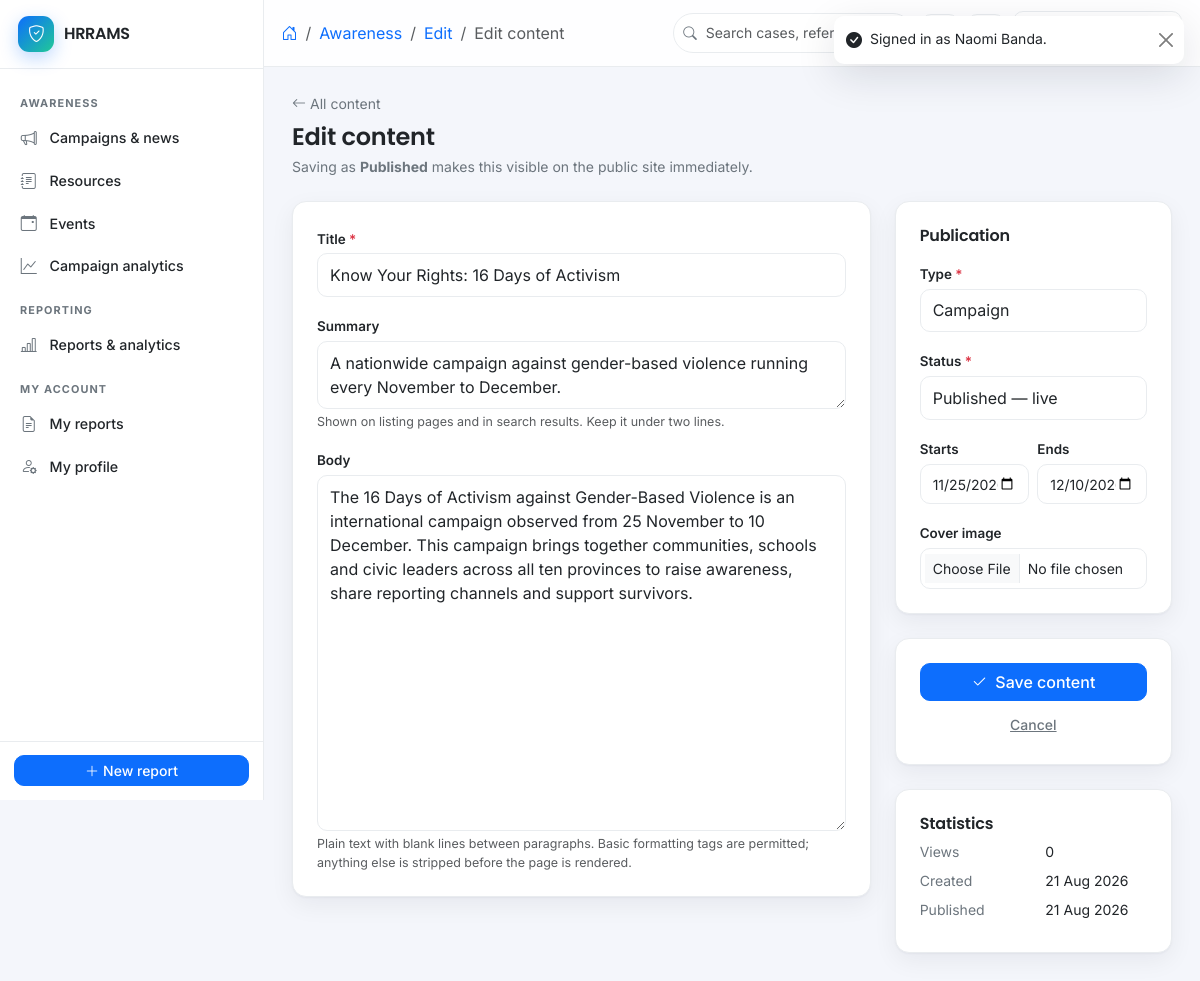
Page /awareness/edit/1 (signed in) on the committed database.
### tables this page shows
CREATE TABLE settings (
  id            INT UNSIGNED AUTO_INCREMENT PRIMARY KEY,
  skey          VARCHAR(100) NOT NULL,
  svalue        TEXT         NULL,
  stype         ENUM('string','int','bool','json') NOT NULL DEFAULT 'string',
  group_name    VARCHAR(60)  NOT NULL DEFAULT 'general',
  created_at    DATETIME     NOT NULL DEFAULT CURRENT_TIMESTAMP,
  updated_at    DATETIME     NULL ON UPDATE CURRENT_TIMESTAMP,
  updated_by    INT UNSIGNED NULL,
  deleted_at    DATETIME     NULL,
  UNIQUE KEY uq_settings_key (skey)
);

CREATE TABLE awareness_campaigns (
  id            BIGINT UNSIGNED AUTO_INCREMENT PRIMARY KEY,
  title         VARCHAR(200) NOT NULL,
  slug          VARCHAR(220) NOT NULL,
  type          ENUM('campaign','news','article','success_story','newsletter') NOT NULL DEFAULT 'campaign',
  summary       VARCHAR(500) NULL,
  body          MEDIUMTEXT   NULL,
  cover_path    VARCHAR(255) NULL,
  status        ENUM('draft','published','archived') NOT NULL DEFAULT 'draft',
  starts_on     DATE         NULL,
  ends_on       DATE         NULL,
  views         INT UNSIGNED NOT NULL DEFAULT 0,
  published_at  DATETIME     NULL,
  created_at    DATETIME     NOT NULL DEFAULT CURRENT_TIMESTAMP,
  updated_at    DATETIME     NULL ON UPDATE CURRENT_TIMESTAMP,
  created_by    INT UNSIGNED NULL,
  updated_by    INT UNSIGNED NULL,
  deleted_at    DATETIME     NULL,
  UNIQUE KEY uq_camp_slug (slug),
  KEY idx_camp_status_type (status, type),
  CONSTRAINT fk_camp_by FOREIGN KEY (created_by) REFERENCES users(id) ON DELETE SET NULL
);

### app/Views/awareness/form.php (the view, shortened to what the rows shown need)
<?php
$c = $item ?? [];
?>
<div class="mb-4">
  <a href="<?= e(url('awareness/manage')) ?>" class="small text-muted">
    <i class="bi bi-arrow-left me-1"></i>All content
  </a>
  <h1 class="h4 fw-semibold mt-2 mb-1"><?= $item === null ? 'New content' : 'Edit content' ?></h1>
  <p class="text-muted small mb-0">
    Saving as <strong>Published</strong> makes this visible on the public site immediately.
  </p>
</div>
<form method="post" action="<?= e(url('awareness/save')) ?>" enctype="multipart/form-data" novalidate>
  <div class="row g-4">
    <div class="col-lg-8">
      <div class="card p-4">
        <div class="mb-3">
          <label class="form-label required" for="ctitle">Title</label>
          <input type="text" id="ctitle" name="title" required minlength="5" maxlength="200"
                 class="form-control<?= invalid($errors, 'title') ?>"
                 value="<?= e($old['title'] ?? $c['title'] ?? '') ?>">
        </div>
        <div class="mb-3">
          <label class="form-label" for="summary">Summary</label>
          <textarea id="summary" name="summary" rows="2" maxlength="500"
                    class="form-control"><?= e($old['summary'] ?? $c['summary'] ?? '') ?></textarea>
          <div class="form-text">Shown on listing pages and in search results. Keep it under two lines.</div>
        </div>
        <div class="mb-0">
          <label class="form-label" for="body">Body</label>
          <textarea id="body" name="body" rows="14" maxlength="200000"
                    class="form-control"><?= e($old['body'] ?? $c['body'] ?? '') ?></textarea>
          <div class="form-text">
            Plain text with blank lines between paragraphs. Basic formatting tags are permitted;
            anything else is stripped before the page is rendered.
          </div>
        </div>
      </div>
    </div>
    <div class="col-lg-4">
      <div class="card p-4">
        <h2 class="h6 fw-semibold mb-3">Publication</h2>
        <div class="mb-3">
          <label class="form-label required" for="type">Type</label>
          <select id="type" name="type" required class="form-select">
            <?php foreach ($types as $type): ?>
              <option value="<?= e($type) ?>"<?= ($c['type'] ?? 'campaign') === $type ? ' selected' : '' ?>>
                <?= e(statusLabel($type)) ?>
              </option>
            <?php endforeach; ?>
          </select>
        </div>
        <div class="mb-3">
          <label class="form-label required" for="status">Status</label>
          <select id="status" name="status" required class="form-select">
            <?php foreach (['draft' => 'Draft — not public', 'published' => 'Published — live',
                            'archived' => 'Archived — hidden'] as $value => $label): ?>
              <option value="<?= e($value) ?>"<?= ($c['status'] ?? 'draft') === $value ? ' selected' : '' ?>>
                <?= e($label) ?>
              </option>
            <?php endforeach; ?>
          </select>
        </div>
        <div class="row g-2 mb-3">
          <div class="col-6">
            <label class="form-label" for="starts_on">Starts</label>
            <input type="date" id="starts_on" name="starts_on" class="form-control form-control-sm"
                   value="<?= e($c['starts_on'] ?? '') ?>">
          </div>
          <div class="col-6">
            <label class="form-label" for="ends_on">Ends</label>
            <input type="date" id="ends_on" name="ends_on" class="form-control form-control-sm"
                   value="<?= e($c['ends_on'] ?? '') ?>">
          </div>
        </div>
        <div class="mb-0">
          <label class="form-label" for="cover">Cover image</label>
          <input type="file" id="cover" name="cover" class="form-control form-control-sm"
                 accept="image/jpeg,image/png,image/webp">
        </div>
      </div>
      <div class="card p-4 mt-4">
        <button class="btn btn-primary w-100"><i class="bi bi-check2 me-2"></i>Save content</button>
        <a href="<?= e(url('awareness/manage')) ?>" class="btn btn-link btn-sm w-100 mt-2 text-muted">Cancel</a>
      </div>
      <?php if ($item !== null): ?>
        <div class="card p-4 mt-4">
          <h2 class="h6 fw-semibold mb-2">Statistics</h2>
          <dl class="row small mb-0">
            <dt class="col-6 text-muted fw-normal">Views</dt>
            <dd class="col-6"><?= e(number_format((int)$item['views'])) ?></dd>
            <dt class="col-6 text-muted fw-normal">Created</dt>
            <dd class="col-6"><?= e(d($item['created_at'])) ?></dd>
            <dt class="col-6 text-muted fw-normal">Published</dt>
            <dd class="col-6"><?= $item['published_at'] ? e(d($item['published_at'])) : '—' ?></dd>
          </dl>
        </div>
      <?php endif; ?>
    </div>
  </div>
</form>

### app/Core/Router.php (shortened to what the rows shown need)
<?php
final class Router
{
    private array $routes = ['GET' => [], 'POST' => [], 'PUT' => [], 'PATCH' => [], 'DELETE' => []];
    private function add(string $method, string $pattern, array $handler, array $middleware): void
    {
        $this->routes[$method][] = [
            'pattern'    => '/' . trim($pattern, '/'),
            'handler'    => $handler,
            'middleware' => $middleware,
        ];
    }
    public function dispatch(): void
    {
        $method = Request::method();
        $path   = Request::path();
        foreach ($this->routes[$method] ?? [] as $route) {
            $params = $this->match($route['pattern'], $path);
            if ($params === null) {
                continue;
            }
            [$class, $action] = $route['handler'];
            (new $fqcn())->{$action}(...array_values($params));
            return;
        }
    }
    private function match(string $pattern, string $path): ?array
    {
        $pSeg = explode('/', trim($pattern, '/'));
        $uSeg = explode('/', trim($path, '/'));
        if (count($pSeg) !== count($uSeg)) {
            return null;
        }
        $params = [];
        foreach ($pSeg as $i => $segment) {
            if (str_starts_with($segment, '{') && str_ends_with($segment, '}')) {
                $params[trim($segment, '{}')] = $uSeg[$i];
                continue;
            }
            if ($segment !== $uSeg[$i]) {
                return null;
            }
        }
        return $params;
    }
}

### app/Views/partials/sidebar.php (shortened to what the rows shown need)
<aside class="app-sidebar" id="appSidebar">
  <a href="<?= e(url(Auth::homeRoute())) ?>" class="sidebar-brand">
    <span class="brand-mark"><i class="bi bi-shield-check"></i></span>
    <span class="brand-text"><?= e(Setting::get('site_name', 'HRRAMS')) ?></span>
  </a>
  <nav class="sidebar-nav" aria-label="Main navigation">
    <?php if (can('awareness.manage') || can('event.manage')): ?>
      <div class="nav-group-label">Awareness</div>
      <?php if (can('awareness.manage')): ?>
        <a class="nav-item<?= activeIf('awareness/manage') ?>" href="<?= e(url('awareness/manage')) ?>">
          <i class="bi bi-megaphone"></i><span>Campaigns &amp; news</span>
        </a>
        <a class="nav-item<?= activeIf('awareness/resources') ?>" href="<?= e(url('awareness/resources')) ?>">
          <i class="bi bi-journal-text"></i><span>Resources</span>
        </a>
      <?php endif; ?>
      <?php if (can('event.manage')): ?>
        <a class="nav-item<?= activeIf('awareness/events') ?>" href="<?= e(url('awareness/events')) ?>">
          <i class="bi bi-calendar-event"></i><span>Events</span>
        </a>
      <?php endif; ?>
      <?php if (can('awareness.analytics')): ?>
        <a class="nav-item<?= activeIf('awareness/analytics') ?>" href="<?= e(url('awareness/analytics')) ?>">
          <i class="bi bi-graph-up"></i><span>Campaign analytics</span>
        </a>
      <?php endif; ?>
    <?php endif; ?>
    <?php if (can('report.export')): ?>
      <div class="nav-group-label">Reporting</div>
      <a class="nav-item<?= activeIf('analytics') ?>" href="<?= e(url('analytics')) ?>">
        <i class="bi bi-bar-chart-line"></i><span>Reports &amp; analytics</span>
      </a>
    <?php endif; ?>
    <div class="nav-group-label">My account</div>
    <a class="nav-item<?= activeIf('my/reports') ?>" href="<?= e(url('my/reports')) ?>">
      <i class="bi bi-file-earmark-text"></i><span>My reports</span>
    </a>
    <a class="nav-item<?= activeIf('my/profile') ?>" href="<?= e(url('my/profile')) ?>">
      <i class="bi bi-person-gear"></i><span>My profile</span>
    </a>
  </nav>
  <div class="sidebar-foot">
    <a class="btn btn-primary btn-sm w-100" href="<?= e(url('report')) ?>">
      <i class="bi bi-plus-lg me-1"></i>New report
    </a>
  </div>
</aside>

### rows in the picture
settings: svalue "HRRAMS"
awareness_campaigns: title "Know Your Rights: 16 Days of Activism", summary "A nationwide campaign against gender-based violence running every November to December.", body "The 16 Days of Activism against Gender-Based Violence is an international campaign observed from 25 November to 10 December. This campaign brings together communities, schools and civic leaders across all ten provinces to raise awareness, share reporting channels and support survivors.", status "Published — live", starts_on "11/25/2026", ends_on "12/10/2026", views "0", created_at "21 Aug 2026", published_at "21 Aug 2026"

### other values in the picture
$crumb['label'] "Awareness"
$crumb['label'] "Edit"
$crumb['label'] "Edit content"
$m['message'] "Signed in as Naomi Banda."
form field type "Campaign"
